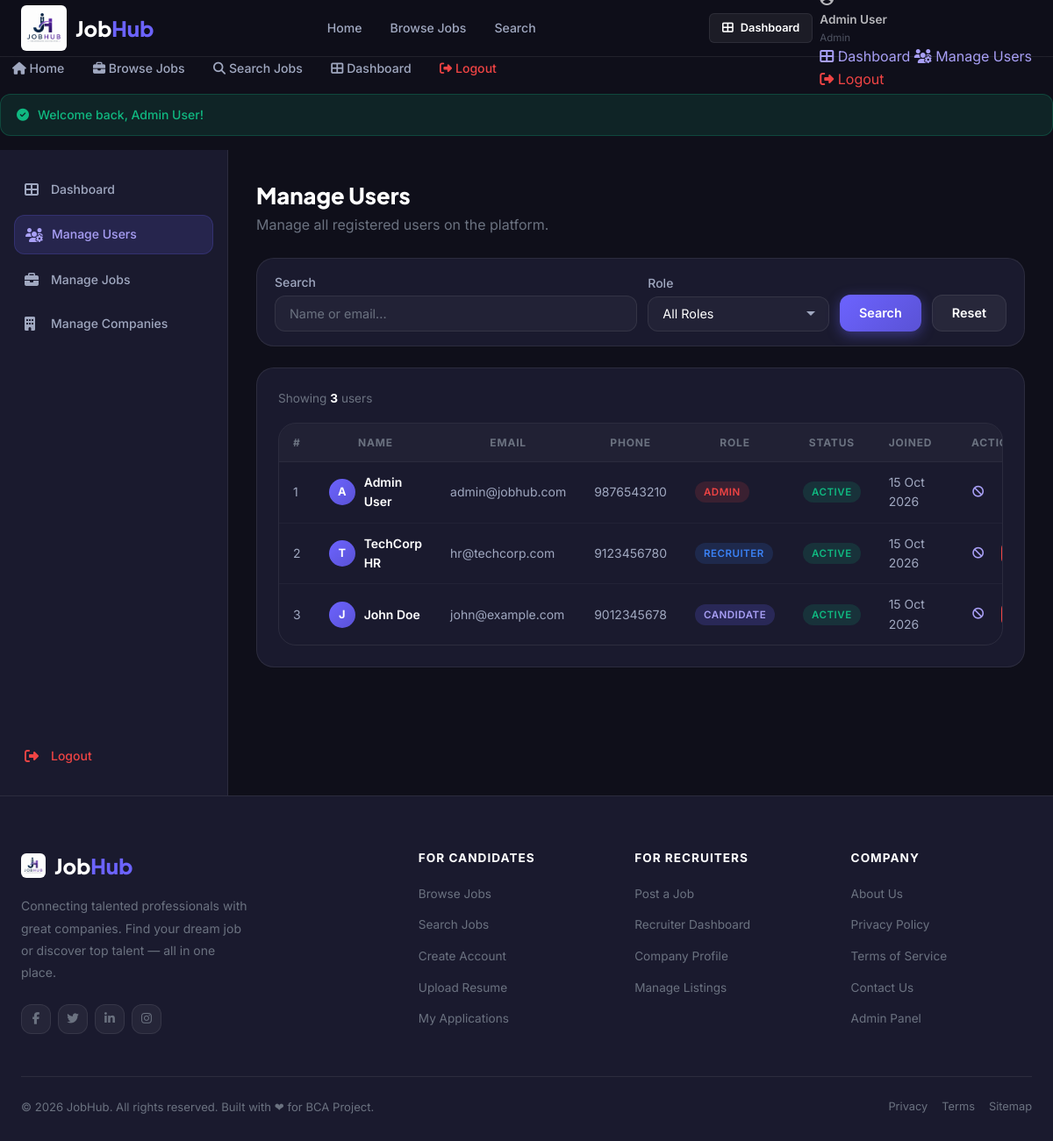
/admin/manage_users.php (signed in), run on the app's committed database.
### tables this page shows
CREATE TABLE IF NOT EXISTS `users` (
  `id`           INT(11)      NOT NULL AUTO_INCREMENT,
  `full_name`    VARCHAR(100) NOT NULL,
  `email`        VARCHAR(150) NOT NULL,
  `password`     VARCHAR(255) NOT NULL,           
  `phone`        VARCHAR(15)  DEFAULT NULL,
  `role`         ENUM('admin','recruiter','candidate') NOT NULL DEFAULT 'candidate',
  `is_active`    TINYINT(1)   NOT NULL DEFAULT 1,
  `profile_pic`  VARCHAR(255) DEFAULT NULL,
  `created_at`   DATETIME     NOT NULL DEFAULT CURRENT_TIMESTAMP,
  `updated_at`   DATETIME     NOT NULL DEFAULT CURRENT_TIMESTAMP ON UPDATE CURRENT_TIMESTAMP,
  PRIMARY KEY (`id`),
  UNIQUE KEY `uq_email` (`email`)
);

### config/db.php (called while the page is built, shortened)
<?php
function generateCSRF(): string {
    if (!empty($_SESSION['csrf_token']) && !empty($_SESSION['csrf_time']) && (time() - $_SESSION['csrf_time']) <= 1800) {
        return $_SESSION['csrf_token'];
    }
    $token = bin2hex(random_bytes(32));
    return $token;
}
function e(string $str): string {
    return htmlspecialchars($str, ENT_QUOTES | ENT_HTML5, 'UTF-8');
}
function sanitise(string $input): string {
    return trim(strip_tags($input));
}

### admin/manage_users.php (the view, shortened to what this page needs)
<?php
require_once '../config/db.php';
$pdo       = getDB();
$csrf      = generateCSRF();
$searchFilter = sanitise($_GET['search'] ?? '');
$sql    = "SELECT id, full_name, email, phone, role, is_active, created_at FROM users WHERE 1=1";
$params = [];
$sql .= " ORDER BY created_at DESC";
$stmt = $pdo->prepare($sql); $stmt->execute($params);
$users = $stmt->fetchAll();
include '../includes/header.php';
?>
<div class="dashboard-wrapper">
  <aside class="sidebar" aria-label="Admin navigation">
    <a href="dashboard.php"        class="sidebar-link"><i class="fas fa-th-large"></i> Dashboard</a>
    <a href="manage_users.php"     class="sidebar-link active"><i class="fas fa-users-cog"></i> Manage Users</a>
    <a href="manage_jobs.php"      class="sidebar-link"><i class="fas fa-briefcase"></i> Manage Jobs</a>
    <a href="manage_companies.php" class="sidebar-link"><i class="fas fa-building"></i> Manage Companies</a>
    <a href="../logout.php"        class="sidebar-link" style="color:var(--danger);margin-top:auto;"><i class="fas fa-sign-out-alt"></i> Logout</a>
  </aside>
  <main class="main-content" id="main-content">
    <div style="margin-bottom:24px;">
      <h1 style="font-family:var(--font-heading);font-size:1.6rem;font-weight:800;">Manage Users</h1>
      <p style="color:var(--text-muted);">Manage all registered users on the platform.</p>
    </div>
    <div class="card mb-3" style="padding:16px 20px;">
      <form method="GET" style="display:flex;gap:12px;flex-wrap:wrap;align-items:flex-end;">
        <div class="form-group" style="margin:0;flex:2;min-width:180px;">
          <label class="form-label" style="margin-bottom:4px;">Search</label>
          <input type="text" name="search" class="form-control" value="<?= e($searchFilter) ?>" placeholder="Name or email...">
        </div>
        <div class="form-group" style="margin:0;flex:1;min-width:130px;">
          <label class="form-label" style="margin-bottom:4px;">Role</label>
          <select name="role" class="form-control">
            <option value="">All Roles</option>
          </select>
        </div>
        <button type="submit" class="btn btn-primary" style="height:42px;">Search</button>
        <a href="manage_users.php" class="btn btn-secondary" style="height:42px;">Reset</a>
      </form>
    </div>
    <div class="card">
      <div style="margin-bottom:16px;font-size:0.85rem;color:var(--text-muted);">
        Showing <strong style="color:var(--text-primary);"><?= count($users) ?></strong> users
      </div>
      <?php if ($users): ?>
      <div class="table-wrapper">
        <table class="table">
          <thead>
            <tr>
              <th>#</th>
              <th>Name</th>
              <th>Email</th>
              <th>Phone</th>
              <th>Role</th>
              <th>Status</th>
              <th>Joined</th>
              <th>Actions</th>
            </tr>
          </thead>
          <tbody>
            <?php foreach ($users as $i => $u): ?>
            <tr>
              <td><?= $i + 1 ?></td>
              <td>
                <div style="display:flex;align-items:center;gap:10px;">
                  <div style="width:30px;height:30px;border-radius:50%;background:var(--grad-primary);display:flex;align-items:center;justify-content:center;font-size:0.8rem;font-weight:700;color:white;flex-shrink:0;">
                    <?= strtoupper($u['full_name'][0]) ?>
                  </div>
                  <span style="color:var(--text-primary);font-weight:600;"><?= e($u['full_name']) ?></span>
                </div>
              </td>
              <td><?= e($u['email']) ?></td>
              <td><?= e($u['phone'] ?: '–') ?></td>
              <td>
                <span class="badge <?= $u['role']==='admin' ? 'badge-danger' : ($u['role']==='recruiter' ? 'badge-info' : 'badge-primary') ?>">
                  <?= ucfirst(e($u['role'])) ?>
                </span>
              </td>
              <td>
                <span class="badge <?= $u['is_active'] ? 'badge-success' : 'badge-warning' ?>">
                  <?= $u['is_active'] ? 'Active' : 'Disabled' ?>
                </span>
              </td>
              <td><?= date('d M Y', strtotime($u['created_at'])) ?></td>
              <td>
                <div style="display:flex;gap:6px;">
                  <a href="manage_users.php?toggle=<?= $u['id'] ?>&csrf=<?= e($csrf) ?>"
                     class="btn btn-sm <?= $u['is_active'] ? 'btn-warning' : 'btn-success' ?>"
                     title="<?= $u['is_active'] ? 'Disable' : 'Enable' ?> user"
                     onclick="return confirm('Toggle user status?')">
                    <i class="fas <?= $u['is_active'] ? 'fa-ban' : 'fa-check' ?>"></i>
                  </a>
                  <?php if ($u['id'] !== (int)$_SESSION['user_id']): ?>
                  <a href="manage_users.php?delete=<?= $u['id'] ?>&csrf=<?= e($csrf) ?>"
                     class="btn btn-danger btn-sm"
                     onclick="return confirm('Permanently delete this user and all their data?')">
                  </a>
                  <?php endif; ?>
                </div>
              </td>
            </tr>
            <?php endforeach; ?>
          </tbody>
        </table>
      </div>
      <?php else: ?>
        <p class="text-muted text-center" style="padding:36px;">No users found matching your criteria.</p>
      <?php endif; ?>
    </div>
  </main>
</div>
<?php include '../includes/footer.php'; ?>

### data on the page
users: full_name "A", full_name "Admin User", email "admin@jobhub.com", phone "9876543210", role "ADMIN", is_active "ACTIVE", created_at "15 Oct 2026"
users: full_name "T", full_name "TechCorp HR", email "hr@techcorp.com", phone "9123456780", role "RECRUITER", is_active "ACTIVE", created_at "15 Oct 2026"
users: full_name "J", full_name "John Doe", email "john@example.com", phone "9012345678", role "CANDIDATE", is_active "ACTIVE", created_at "15 Oct 2026"

### other printed values
$userName "Admin User"
$userRole "Admin"
$flash['message'] "Welcome back, Admin User!"
count($users) "3"
